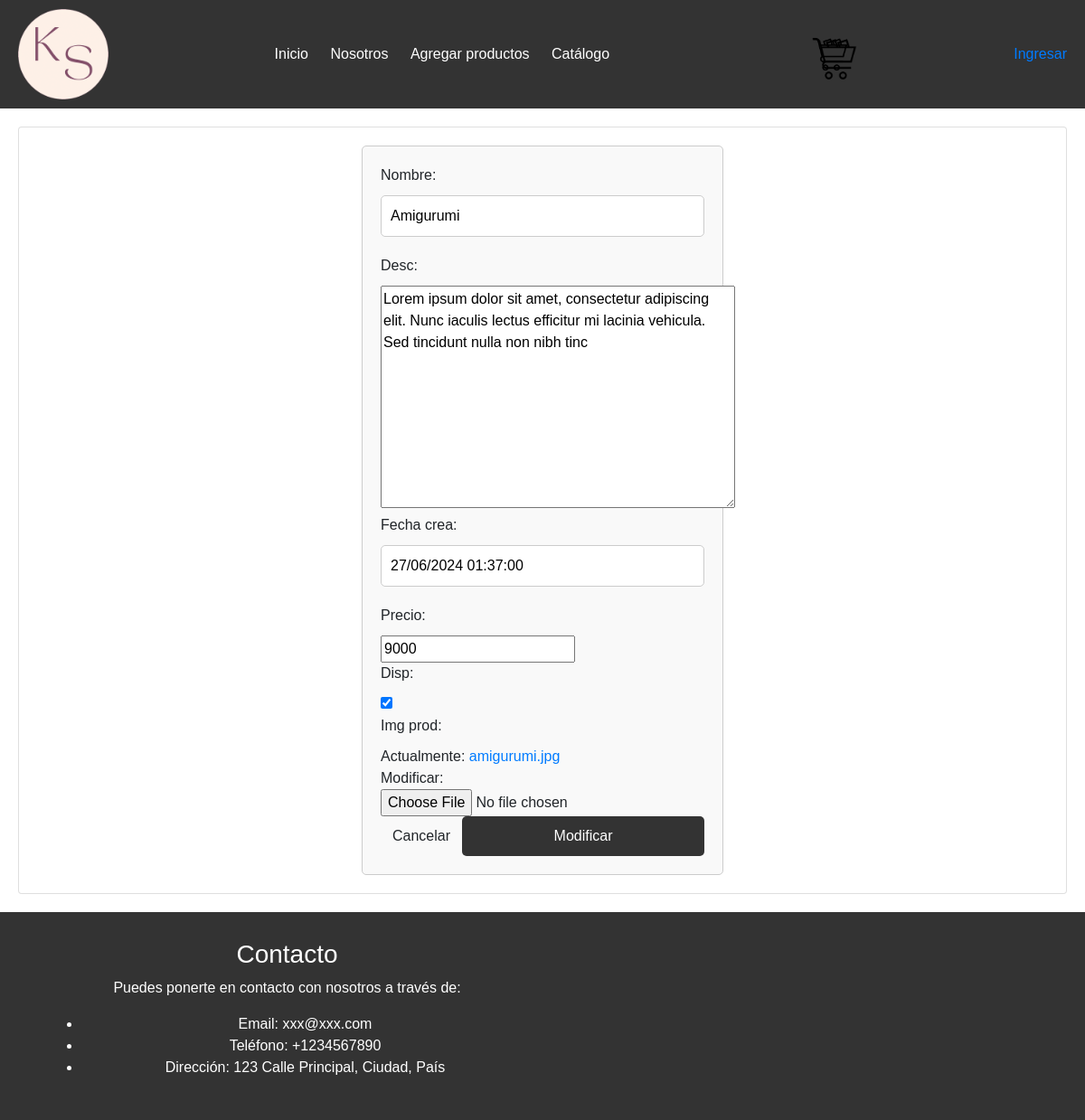
/modificar-producto/1, run on the app's committed database.
### app/models.py (models this page shows, shortened)
class Producto(models.Model):
    nombre = models.CharField(max_length=200)
    desc = models.TextField()
    fecha_crea = models.DateTimeField(default=timezone.now)
    precio = models.PositiveIntegerField()
    disp = models.BooleanField(default=True)
    img_prod = models.ImageField(default='')

### app/views.py (the view)
# urls.py: path('modificar-producto/<int:id>', modificar_producto, name='modificar_producto'),
def modificar_producto(request, id):
    producto = get_object_or_404(Producto, id=id)
    data = {
        'form': ProductoForm(instance=producto)
    }
    if request.method == 'POST':
        formulario = ProductoForm(data=request.POST, instance=producto, files=request.FILES)
        if formulario.is_valid():
            formulario.save()
            return redirect(to="listar_producto")
        data["form"]= formulario
    return render(request, 'app/CRUD/modificar.html', data)

### app/forms.py
class ProductoForm(forms.ModelForm):
    class Meta:
        model = Producto
        fields = '__all__'

### app/templates/app/CRUD/modificar.html (shortened to what this page needs)
{% extends 'app/base.html' %}
{% block contenido %}
<div class="card">
    <div class="card-body">
        <div class="row">
            <div class="col-12 col-rd-6 offset-rd-3">
                <form action="" method="post">
                    {{ form }}
                    <div class="d-flex justify-content-center">
                        <input type="reset" value="Cancelar" class="btn btn-secodary">
                        <input type="submit" value="Modificar" class="btn btn-primary">
                    </div>
                </form>
            </div>
        </div>
    </div>
</div>
{% endblock %}

### app/static/app/css/style.css (style rules this page uses)
body { font-family: Arial, sans-serif; margin: 0; padding: 0; }
form { max-width: 400px; margin-left: auto; margin-right: auto; padding: 20px; background-color: #f9f9f9; border: 1px solid #ccc; border-radius: 5px; }
form label { display: block; margin-bottom: 10px; }
form input[type="email"], form input[type="password"], form input[type="text"] { width: 100%; padding: 10px; margin-bottom: 20px; border: 1px solid #ccc; border-radius: 5px; }
form input[type="submit"] { width: 100%; padding: 10px; background-color: #333; color: #fff; border: none; border-radius: 5px; cursor: pointer; }

### data on the page
Producto: nombre "Amigurumi", desc "Lorem ipsum dolor sit amet, consectetur adipiscing elit. Nunc iaculis lectus efficitur mi lacinia vehicula. Sed tincidunt nulla non nibh tinc", fecha_crea "27/06/2024 01:37:00", precio "9000", disp "☑"
